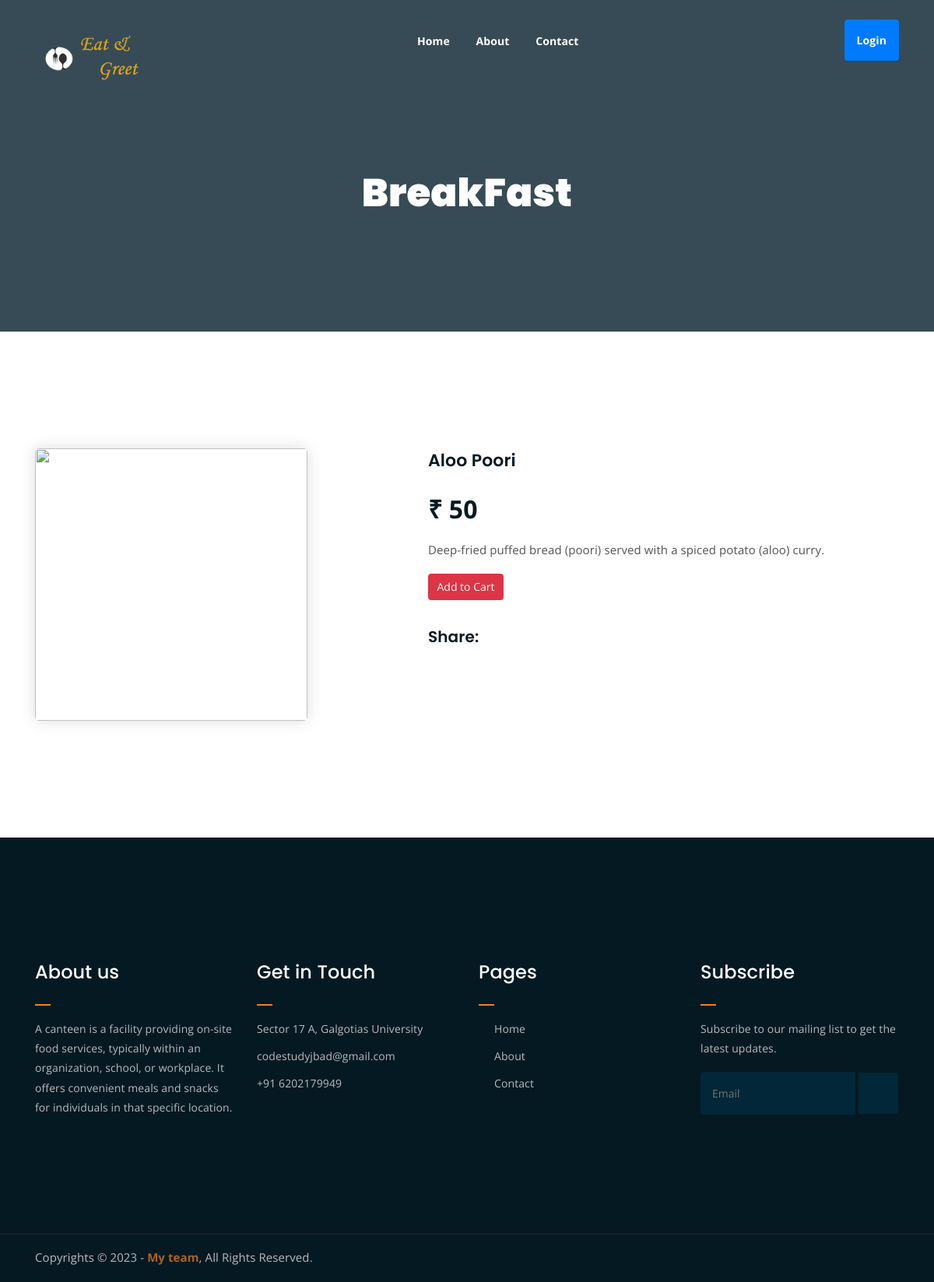
The page /front1/view/4/ on the database its author committed.
### BackEnd/models.py (models this page shows, shortened)
class Product(models.Model):
    cname=models.ForeignKey(AddCate,related_name='categories',on_delete=models.CASCADE)
    week=models.CharField(max_length=100)
    img=CloudinaryField('img')
    fname=models.CharField(max_length=500)
    desc=models.TextField()
    price=models.IntegerField(null=True,blank=True)
    quantity=models.IntegerField(null=True,blank=True)

class AddCate(models.Model):
    img=CloudinaryField('img')
    catname=models.CharField(max_length=300)
    def __str__(self) -> str:
        return self.catname

### FrontEnd/views.py (the view)
# urls.py: path('front1/view/<id>/', view,name='view'),
def view(request,id):
    if request.user.is_authenticated:
        queryset=Product.objects.get(id=id)
        user_cart_items = CartItem.objects.filter(user=request.user)
        for item in user_cart_items:
            item.total_price = item.get_total_price()
        grand_total = sum(item.total_price for item in user_cart_items)
        cart_items_count = user_cart_items.count()
        context = {
            'cart_items': user_cart_items,
            'title': 'About Us',
            'grand_total':grand_total,
            'cart_items_count': cart_items_count,
            'query':queryset
        }
    else:
        queryset=Product.objects.get(id=id)
        context={'title':'View Food','query':queryset}
    return render(request,'Front1/viewFood.html',context)

### FrontEnd/templates/Front1/viewFood.html (shortened to what this page needs)
{% extends "Front1/base.html" %}
{% block start %}
	<div class="breadcrumb-section breadcrumb-bg">
		<div class="container">
			<div class="row">
				<div class="col-lg-8 offset-lg-2 text-center">
					<div class="breadcrumb-text">
						<h1>{{query.cname}}</h1>
					</div>
				</div>
			</div>
		</div>
	</div>
	<div class="single-product mt-150 mb-150">
		<div class="container">
			<div class="row">
				<div class="col-md-5">
					<div class="single-product-img">
						<img src="{{query.img.url}}" height="350" width="350">
					</div>
				</div>
				<div class="col-md-7">
					<div class="single-product-content">
						<h3>{{query.fname}}</h3>
						<p class="single-product-pricing"> &#8377; {{query.price}}</p>
						<p>{{query.desc}}</p>
						<div class="single-product-form">
							<form method="post" action="{% url 'add_to_cart' query.id %}">
									<button type="submit" class="btn btn-danger">Add to Cart</button>
							</form>
						</div>
						<h4>Share:</h4>
						<ul class="product-share">
							<li><a href=""><i class="fab fa-facebook-f"></i></a></li>
							<li><a href=""><i class="fab fa-twitter"></i></a></li>
							<li><a href=""><i class="fab fa-google-plus-g"></i></a></li>
							<li><a href=""><i class="fab fa-linkedin"></i></a></li>
						</ul>
					</div>
				</div>
			</div>
		</div>
	</div>
{% endblock %}

### FrontEnd/static/assets/css/main.css (style rules this page uses)
html { font-size: 14px; font-weight: 400; line-height: 28px; height: 100%; }
body { font-family: "Open Sans", sans-serif; font-weight: 400; font-size: 1rem; letter-spacing: 0.1px; line-height: 1.8; color: #051922; overflow-x: hidden; }
body img { max-width: 100%; }
a { cursor: pointer; text-decoration: none; -webkit-transition: all 0.2s ease-in-out; -o-transition: all 0.2s ease-in-out; transition: all 0.2s ease-in-out; }
h1, .h1, h2, .h2, h3, .h3, h4, .h4, h5, .h5, h6, .h6 { font-family: "Poppins", sans-serif; font-weight: 700; margin: 0 0 1.25rem 0; color: #051922; }
h1:last-child, .h1:last-child, h2:last-child, .h2:last-child, h3:last-child, .h3:last-child, h4:last-child, .h4:last-child, h5:last-child, .h5:last-child, h6:last-child, .h6:last-child { margin: 0; }
h1, .h1 { font-size: 4rem; font-weight: 700; line-height: 4rem; }
h3, .h3 { font-size: 2rem; font-weight: 700; line-height: 2.25rem; }
h4, .h4 { font-size: 1.5rem; font-weight: 700; line-height: 1.75rem; }
p { font-family: "Open Sans", sans-serif; font-weight: 400; font-size: 1rem; letter-spacing: 0.1px; line-height: 1.8; color: #051922; margin: 0 0 1.25rem 0; }
.mt-150 { margin-top: 150px; }
.mb-150 { margin-bottom: 150px; }
.breadcrumb-bg { background-image: url(../img/breadcrumb-bg.jpg); }
.breadcrumb-text h1 { font-size: 50px; font-weight: 900; color: #fff; margin: 0; margin-top: 20px; }
.breadcrumb-section { padding: 150px 0; background-size: cover; background-position: center center; position: relative; z-index: 1; background-attachment: fixed; padding-top: 200px; }
.breadcrumb-section:after { position: absolute; left: 0; top: 0; width: 100%; height: 100%; content: ""; background-color: #07212e; z-index: -1; opacity: 0.8; }
ul.product-share li a { -webkit-transition: 0.3s; -o-transition: 0.3s; transition: 0.3s; }
html, body { height: 100%; }
.single-product-img img { border-radius: 5px; -webkit-box-shadow: 0 0 20px #ddd; box-shadow: 0 0 20px #ddd; }
.single-product-content h3 { font-size: 22px; font-weight: 600; }
.single-product-content p { font-size: 15px; color: #555; line-height: 1.8; }
.single-product-content p.single-product-pricing { font-size: 32px; font-weight: 700; margin-bottom: 10px; color: #051922; line-height: inherit; }
.single-product-content h4 { font-size: 20px; font-weight: 600; margin-top: 35px; }
ul.product-share { margin: 0; padding: 0; list-style: none; }
ul.product-share li { display: inline-block; }
ul.product-share li a { display: block; color: #051922; margin-right: 10px; }
.single-product-content { margin-left: 30px; }

### rows shown on the page
Product: cname "BreakFast", fname "Aloo Poori", price "50", desc "Deep-fried puffed bread (poori) served with a spiced potato (aloo) curry."
